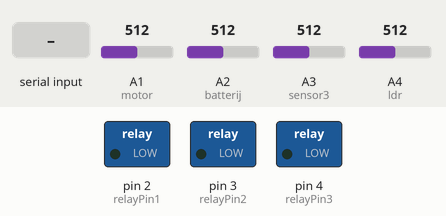
Recording of a sketch running on a simulated Arduino Uno, built with avr-gcc and run on an emulated ATmega328P. On the bench: switched loads named in the sketch (green lamp = pin HIGH). The inputs (shaded band) are chosen by the test bench; at power-on: A1 (motor) = 512, A2 (batterij) = 512, A3 (sensor3) = 512, A4 (ldr) = 512. What the sketch prints to the serial monitor is not drawn.

Above: at 1.2 s.
1.3 s: "1" received over the second serial link
At 2.5 s:
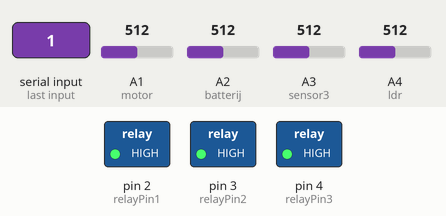
2.8 s: "0" received over the second serial link
At 3.6 s:
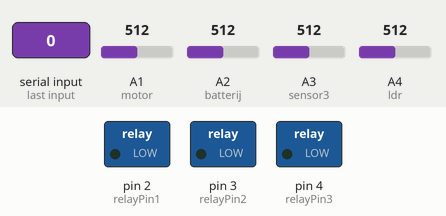
Timing chart, 0 to 5.8 s (numbered marks = the images above; inputs shaded):
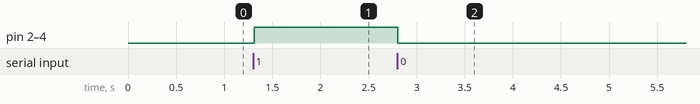

The sketch:

code1_victor.ino
```cpp
#include <SoftwareSerial.h>
SoftwareSerial bluetoothSerial(0, 1); // RX, TX pinnen voor de Bluetooth-module

int relayPin1 = 2;
int relayPin2 = 3;
int relayPin3 = 4;

int motor = 1;
int batterij = 2;
int sensor3 = 3;
int ldr = 4;

int lichtwaarde = 0;

void setup() {
  Serial.begin(19200);
  bluetoothSerial.begin(9600); // Start de Bluetooth-verbinding
  pinMode(relayPin1, OUTPUT);
  pinMode(relayPin2, OUTPUT);
  pinMode(relayPin3, OUTPUT);
}

void loop() {
    sensoren();

  if (bluetoothSerial.available()) {
    char bluetooth_send = bluetoothSerial.read(); // Lees het ontvangen commando
        Serial.println(bluetooth_send);

    if (bluetooth_send == '1') {
      digitalWrite(relayPin1, HIGH);
      digitalWrite(relayPin2, HIGH);
      digitalWrite(relayPin3, HIGH);
    }
    if (bluetooth_send == '0') {
      digitalWrite(relayPin1, LOW);
      digitalWrite(relayPin2, LOW);
      digitalWrite(relayPin3, LOW);

    }
  }
}

// void sensoren()
// {
//       motortemper = analogRead(motor);
//       UTempmotor = motortemper/204.8;
//       temperatuurmotor =  16+((UTempmotor - 1.52) / 0.0150);
//       Serial.println("temperatuurmotor [C]: ");
//       Serial.println(temperatuurmotor);
//       baterijtemper = analogRead(motor);
//       UTempbatterij = baterijtemper/204.8;
//       temperatuurbaterij=  16+((UTempbatterij - 1.52) / 0.0150);
//       Serial.println("temperatuurbaterij [C]: ");
//       Serial.println(temperatuurbaterij);
//       sensor3temper = analogRead(motor);
//       UTempsensor3 = sensor3temper/204.8;
//       temperatuursensor3 =  16+((UTempsensor3 - 1.52) / 0.0150);
//       Serial.println("temperatuursensor3 [C]: ");
//       Serial.println(temperatuursensor3);
//       sensor4temper = analogRead(motor);
//       UTempsensor4 = sensor4temper/204.8;
//       temperatuursensor4 =  16+((UTempsensor4 - 1.52) / 0.0150);
//       Serial.println("temperatuursensor4 [C]: ");
//       Serial.println(temperatuursensor4);
// }

void sensoren()
{
  int motorreading = analogRead(motor);
  float motorvoltage = motorreading * (5000 / 1024.0);
  float motortemperature = (motorvoltage - 500) / 10;
      Serial.println(motortemperature);

  int batterijreading = analogRead(batterij);
  float batterijvoltage = batterijreading * (5000 / 1024.0);
  float batterijtemperature = (batterijvoltage - 500) / 10;
      Serial.println(batterijtemperature);

  int sensor3reading = analogRead(sensor3);
  float sensor3voltage = sensor3reading * (5000 / 1024.0);
  float sensor3temperature = (sensor3voltage - 500) / 10;
      Serial.println(sensor3temperature);

  lichtwaarde = analogRead(ldr);
  Serial.println(lichtwaarde);
}
```

Measured:
- after the input at 1.3 s, pin 2 (relayPin1), pin 3 (relayPin2), pin 4 (relayPin3): LOW → HIGH at once
- after the input at 2.8 s, pin 2 (relayPin1), pin 3 (relayPin2), pin 4 (relayPin3): HIGH → LOW at once
